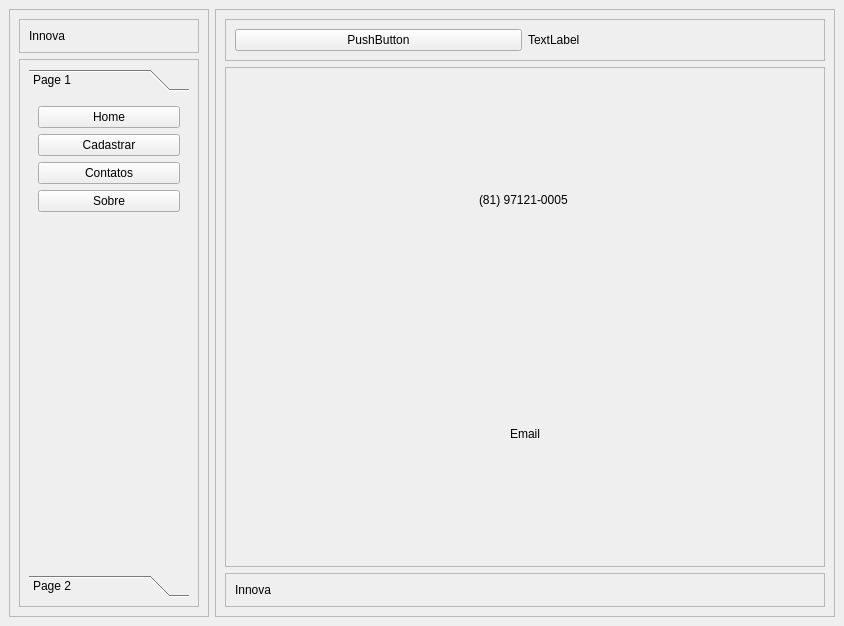
<?xml version="1.0" encoding="UTF-8"?>
<ui version="4.0">
 <class>MainWindow</class>
 <widget class="QMainWindow" name="MainWindow">
  <property name="geometry">
   <rect>
    <x>0</x>
    <y>0</y>
    <width>844</width>
    <height>626</height>
   </rect>
  </property>
  <property name="windowTitle">
   <string>MainWindow</string>
  </property>
  <widget class="QWidget" name="centralwidget">
   <layout class="QHBoxLayout" name="horizontalLayout">
    <item>
     <widget class="QFrame" name="left_container">
      <property name="maximumSize">
       <size>
        <width>200</width>
        <height>16777215</height>
       </size>
      </property>
      <property name="frameShape">
       <enum>QFrame::StyledPanel</enum>
      </property>
      <property name="frameShadow">
       <enum>QFrame::Raised</enum>
      </property>
      <layout class="QVBoxLayout" name="verticalLayout_2">
       <item>
        <widget class="QFrame" name="frame">
         <property name="frameShape">
          <enum>QFrame::StyledPanel</enum>
         </property>
         <property name="frameShadow">
          <enum>QFrame::Raised</enum>
         </property>
         <layout class="QHBoxLayout" name="horizontalLayout_4">
          <item>
           <widget class="QLabel" name="label_3">
            <property name="text">
             <string>Innova</string>
            </property>
           </widget>
          </item>
         </layout>
        </widget>
       </item>
       <item>
        <widget class="QFrame" name="frame_2">
         <property name="frameShape">
          <enum>QFrame::StyledPanel</enum>
         </property>
         <property name="frameShadow">
          <enum>QFrame::Raised</enum>
         </property>
         <layout class="QVBoxLayout" name="verticalLayout_3">
          <item>
           <widget class="QToolBox" name="toolBox">
            <property name="currentIndex">
             <number>0</number>
            </property>
            <widget class="QWidget" name="page">
             <property name="geometry">
              <rect>
               <x>0</x>
               <y>0</y>
               <width>160</width>
               <height>475</height>
              </rect>
             </property>
             <attribute name="label">
              <string>Page 1</string>
             </attribute>
             <layout class="QVBoxLayout" name="verticalLayout_4">
              <item>
               <widget class="QPushButton" name="pushButton">
                <property name="text">
                 <string>Home</string>
                </property>
               </widget>
              </item>
              <item>
               <widget class="QPushButton" name="pushButton_2">
                <property name="text">
                 <string>Cadastrar</string>
                </property>
               </widget>
              </item>
              <item>
               <widget class="QPushButton" name="pushButton_3">
                <property name="text">
                 <string>Contatos</string>
                </property>
               </widget>
              </item>
              <item>
               <widget class="QPushButton" name="pushButton_4">
                <property name="text">
                 <string>Sobre</string>
                </property>
               </widget>
              </item>
              <item>
               <spacer name="verticalSpacer">
                <property name="orientation">
                 <enum>Qt::Vertical</enum>
                </property>
                <property name="sizeHint" stdset="0">
                 <size>
                  <width>20</width>
                  <height>40</height>
                 </size>
                </property>
               </spacer>
              </item>
             </layout>
            </widget>
            <widget class="QWidget" name="page_2">
             <property name="geometry">
              <rect>
               <x>0</x>
               <y>0</y>
               <width>161</width>
               <height>458</height>
              </rect>
             </property>
             <attribute name="label">
              <string>Page 2</string>
             </attribute>
             <layout class="QVBoxLayout" name="verticalLayout_5">
              <item>
               <widget class="QLabel" name="label_4">
                <property name="text">
                 <string>&lt;html&gt;&lt;head/&gt;&lt;body&gt;&lt;p align=&quot;center&quot;&gt;&lt;span style=&quot; font-size:12pt; font-weight:600;&quot;&gt;Usuário:&lt;/span&gt;&lt;span style=&quot; font-size:12pt;&quot;&gt; Innova&lt;/span&gt;&lt;/p&gt;&lt;p align=&quot;center&quot;&gt;&lt;span style=&quot; font-size:12pt; font-weight:600;&quot;&gt;Sistema :&lt;/span&gt;&lt;span style=&quot; font-size:12pt;&quot;&gt; Cadastro&lt;/span&gt;&lt;/p&gt;&lt;p align=&quot;center&quot;&gt;&lt;span style=&quot; font-size:12pt; font-weight:600;&quot;&gt;Status:&lt;/span&gt;&lt;span style=&quot; font-size:12pt;&quot;&gt; Ativo&lt;/span&gt;&lt;/p&gt;&lt;p align=&quot;center&quot;&gt;&lt;span style=&quot; font-size:12pt; font-weight:600;&quot;&gt;Venc:&lt;/span&gt;&lt;span style=&quot; font-size:12pt;&quot;&gt; 12/12/2030&lt;/span&gt;&lt;/p&gt;&lt;/body&gt;&lt;/html&gt;</string>
                </property>
               </widget>
              </item>
             </layout>
            </widget>
           </widget>
          </item>
         </layout>
        </widget>
       </item>
      </layout>
     </widget>
    </item>
    <item>
     <widget class="QFrame" name="main_container">
      <property name="frameShape">
       <enum>QFrame::StyledPanel</enum>
      </property>
      <property name="frameShadow">
       <enum>QFrame::Raised</enum>
      </property>
      <layout class="QVBoxLayout" name="verticalLayout">
       <item>
        <widget class="QFrame" name="top_frame">
         <property name="frameShape">
          <enum>QFrame::StyledPanel</enum>
         </property>
         <property name="frameShadow">
          <enum>QFrame::Raised</enum>
         </property>
         <layout class="QHBoxLayout" name="horizontalLayout_2">
          <item>
           <widget class="QPushButton" name="btn_toogle">
            <property name="text">
             <string>PushButton</string>
            </property>
           </widget>
          </item>
          <item>
           <widget class="QLabel" name="label">
            <property name="text">
             <string>TextLabel</string>
            </property>
           </widget>
          </item>
         </layout>
        </widget>
       </item>
       <item>
        <widget class="QFrame" name="main_frame">
         <property name="sizePolicy">
          <sizepolicy hsizetype="Preferred" vsizetype="Expanding">
           <horstretch>0</horstretch>
           <verstretch>0</verstretch>
          </sizepolicy>
         </property>
         <property name="frameShape">
          <enum>QFrame::StyledPanel</enum>
         </property>
         <property name="frameShadow">
          <enum>QFrame::Raised</enum>
         </property>
         <layout class="QVBoxLayout" name="verticalLayout_6">
          <item>
           <widget class="QStackedWidget" name="Pages">
            <property name="currentIndex">
             <number>2</number>
            </property>
            <widget class="QWidget" name="pg_home">
             <layout class="QVBoxLayout" name="verticalLayout_7">
              <item>
               <widget class="QLabel" name="logo">
                <property name="text">
                 <string>&lt;html&gt;&lt;head/&gt;&lt;body&gt;&lt;p align=&quot;center&quot;&gt;&lt;img src=&quot;:/icons/projeto_02/icons/logo.png&quot;/&gt;&lt;/p&gt;&lt;/body&gt;&lt;/html&gt;</string>
                </property>
               </widget>
              </item>
             </layout>
            </widget>
            <widget class="QWidget" name="pg_cadastrar">
             <layout class="QVBoxLayout" name="verticalLayout_8">
              <item>
               <widget class="QTabWidget" name="tabWidget">
                <property name="currentIndex">
                 <number>0</number>
                </property>
                <widget class="QWidget" name="tab">
                 <attribute name="title">
                  <string>Cadastro</string>
                 </attribute>
                 <layout class="QVBoxLayout" name="verticalLayout_11">
                  <item>
                   <widget class="QFrame" name="frame_4">
                    <property name="frameShape">
                     <enum>QFrame::StyledPanel</enum>
                    </property>
                    <property name="frameShadow">
                     <enum>QFrame::Raised</enum>
                    </property>
                    <layout class="QGridLayout" name="gridLayout">
                     <item row="1" column="0">
                      <widget class="QLineEdit" name="lineEdit">
                       <property name="alignment">
                        <set>Qt::AlignCenter</set>
                       </property>
                       <property name="placeholderText">
                        <string>CNPJ</string>
                       </property>
                      </widget>
                     </item>
                     <item row="1" column="1" colspan="3">
                      <widget class="QLineEdit" name="lineEdit_2">
                       <property name="alignment">
                        <set>Qt::AlignCenter</set>
                       </property>
                       <property name="placeholderText">
                        <string>Nome Empresarial</string>
                       </property>
                      </widget>
                     </item>
                     <item row="2" column="0" colspan="4">
                      <widget class="QLineEdit" name="lineEdit_4">
                       <property name="alignment">
                        <set>Qt::AlignCenter</set>
                       </property>
                       <property name="placeholderText">
                        <string>Logradouro</string>
                       </property>
                      </widget>
                     </item>
                     <item row="3" column="0">
                      <widget class="QLineEdit" name="lineEdit_7">
                       <property name="alignment">
                        <set>Qt::AlignCenter</set>
                       </property>
                       <property name="placeholderText">
                        <string>Número</string>
                       </property>
                      </widget>
                     </item>
                     <item row="3" column="1" colspan="2">
                      <widget class="QLineEdit" name="lineEdit_8">
                       <property name="alignment">
                        <set>Qt::AlignCenter</set>
                       </property>
                       <property name="placeholderText">
                        <string>Complemento</string>
                       </property>
                      </widget>
                     </item>
                     <item row="3" column="3">
                      <widget class="QLineEdit" name="lineEdit_9">
                       <property name="alignment">
                        <set>Qt::AlignCenter</set>
                       </property>
                       <property name="placeholderText">
                        <string>Bairro</string>
                       </property>
                      </widget>
                     </item>
                     <item row="4" column="0">
                      <widget class="QLineEdit" name="lineEdit_10">
                       <property name="alignment">
                        <set>Qt::AlignCenter</set>
                       </property>
                       <property name="placeholderText">
                        <string>Município</string>
                       </property>
                      </widget>
                     </item>
                     <item row="4" column="1" colspan="2">
                      <widget class="QLineEdit" name="lineEdit_11">
                       <property name="text">
                        <string/>
                       </property>
                       <property name="alignment">
                        <set>Qt::AlignCenter</set>
                       </property>
                       <property name="placeholderText">
                        <string>UF</string>
                       </property>
                      </widget>
                     </item>
                     <item row="4" column="3">
                      <widget class="QLineEdit" name="lineEdit_3">
                       <property name="alignment">
                        <set>Qt::AlignCenter</set>
                       </property>
                       <property name="placeholderText">
                        <string>CEP</string>
                       </property>
                      </widget>
                     </item>
                     <item row="5" column="0" colspan="2">
                      <widget class="QLineEdit" name="lineEdit_5">
                       <property name="alignment">
                        <set>Qt::AlignCenter</set>
                       </property>
                       <property name="placeholderText">
                        <string>Telefone</string>
                       </property>
                      </widget>
                     </item>
                     <item row="5" column="2" colspan="2">
                      <widget class="QLineEdit" name="lineEdit_6">
                       <property name="alignment">
                        <set>Qt::AlignCenter</set>
                       </property>
                       <property name="placeholderText">
                        <string>Email</string>
                       </property>
                      </widget>
                     </item>
                     <item row="0" column="0" colspan="4">
                      <widget class="QLabel" name="label_6">
                       <property name="text">
                        <string>&lt;html&gt;&lt;head/&gt;&lt;body&gt;&lt;p align=&quot;center&quot;&gt;Empresa&lt;/p&gt;&lt;/body&gt;&lt;/html&gt;</string>
                       </property>
                       <property name="alignment">
                        <set>Qt::AlignCenter</set>
                       </property>
                      </widget>
                     </item>
                    </layout>
                   </widget>
                  </item>
                  <item alignment="Qt::AlignHCenter">
                   <widget class="QPushButton" name="pushButton_5">
                    <property name="text">
                     <string>PushButton</string>
                    </property>
                   </widget>
                  </item>
                 </layout>
                </widget>
                <widget class="QWidget" name="tab_2">
                 <attribute name="title">
                  <string>Empresas</string>
                 </attribute>
                 <layout class="QVBoxLayout" name="verticalLayout_10">
                  <item>
                   <widget class="QLabel" name="label_5">
                    <property name="text">
                     <string>&lt;html&gt;&lt;head/&gt;&lt;body&gt;&lt;p align=&quot;center&quot;&gt;&lt;span style=&quot; font-size:18pt; font-weight:600;&quot;&gt;EMPRESAS&lt;/span&gt;&lt;/p&gt;&lt;/body&gt;&lt;/html&gt;</string>
                    </property>
                   </widget>
                  </item>
                  <item>
                   <layout class="QHBoxLayout" name="horizontalLayout_5">
                    <item>
                     <widget class="QTableWidget" name="tableWidget">
                      <column>
                       <property name="text">
                        <string>New Column</string>
                       </property>
                      </column>
                      <column>
                       <property name="text">
                        <string>CNPJ</string>
                       </property>
                      </column>
                      <column>
                       <property name="text">
                        <string>NOME</string>
                       </property>
                      </column>
                      <column>
                       <property name="text">
                        <string>LOGRADOURO</string>
                       </property>
                      </column>
                      <column>
                       <property name="text">
                        <string>NÚMERO</string>
                       </property>
                      </column>
                      <column>
                       <property name="text">
                        <string>COMPLEMENTO</string>
                       </property>
                      </column>
                      <column>
                       <property name="text">
                        <string>BAIRRO</string>
                       </property>
                      </column>
                      <column>
                       <property name="text">
                        <string>MUNICÍPIO</string>
                       </property>
                      </column>
                      <column>
                       <property name="text">
                        <string>UF</string>
                       </property>
                      </column>
                      <column>
                       <property name="text">
                        <string>CEP</string>
                       </property>
                      </column>
                      <column>
                       <property name="text">
                        <string>EMAIL</string>
                       </property>
                      </column>
                     </widget>
                    </item>
                    <item>
                     <widget class="QFrame" name="frame_3">
                      <property name="frameShape">
                       <enum>QFrame::StyledPanel</enum>
                      </property>
                      <property name="frameShadow">
                       <enum>QFrame::Raised</enum>
                      </property>
                      <layout class="QVBoxLayout" name="verticalLayout_9">
                       <item>
                        <widget class="QPushButton" name="btn_excel">
                         <property name="text">
                          <string>Gerar Excel</string>
                         </property>
                        </widget>
                       </item>
                       <item>
                        <widget class="QPushButton" name="btn_alterar">
                         <property name="text">
                          <string>Alterar</string>
                         </property>
                        </widget>
                       </item>
                       <item>
                        <widget class="QPushButton" name="btn_excluir">
                         <property name="text">
                          <string>Excluir</string>
                         </property>
                        </widget>
                       </item>
                       <item>
                        <spacer name="verticalSpacer_2">
                         <property name="orientation">
                          <enum>Qt::Vertical</enum>
                         </property>
                         <property name="sizeHint" stdset="0">
                          <size>
                           <width>20</width>
                           <height>40</height>
                          </size>
                         </property>
                        </spacer>
                       </item>
                      </layout>
                     </widget>
                    </item>
                   </layout>
                  </item>
                 </layout>
                </widget>
               </widget>
              </item>
             </layout>
            </widget>
            <widget class="QWidget" name="pg_contatos">
             <layout class="QVBoxLayout" name="verticalLayout_13">
              <item>
               <widget class="QLabel" name="label_7">
                <property name="text">
                 <string>&lt;html&gt;&lt;head/&gt;&lt;body&gt;&lt;p align=&quot;center&quot;&gt;&lt;img src=&quot;:/icons/projeto_02/icons/whats.png&quot;/&gt;(81) 97121-0005 &lt;/p&gt;&lt;/body&gt;&lt;/html&gt;</string>
                </property>
               </widget>
              </item>
              <item>
               <widget class="QLabel" name="label_10">
                <property name="text">
                 <string>&lt;html&gt;&lt;head/&gt;&lt;body&gt;&lt;p align=&quot;center&quot;&gt;&lt;img src=&quot;:/icons/projeto_02/icons/email.png&quot;/&gt; Email&lt;/p&gt;&lt;/body&gt;&lt;/html&gt;</string>
                </property>
               </widget>
              </item>
             </layout>
            </widget>
            <widget class="QWidget" name="pg_sobre">
             <layout class="QVBoxLayout" name="verticalLayout_12">
              <item>
               <widget class="QLabel" name="label_8">
                <property name="text">
                 <string>&lt;html&gt;&lt;head/&gt;&lt;body&gt;&lt;p align=&quot;center&quot;&gt;&lt;span style=&quot; font-size:28pt;&quot;&gt;Sobre&lt;/span&gt;&lt;/p&gt;&lt;/body&gt;&lt;/html&gt;</string>
                </property>
               </widget>
              </item>
              <item>
               <widget class="QLabel" name="label_9">
                <property name="text">
                 <string>&lt;html&gt;&lt;head/&gt;&lt;body&gt;&lt;p&gt;&lt;span style=&quot; font-size:14pt;&quot;&gt;Este sistema faz consulta do CNPJ utilizando API da receita federal e faz o cadastro em um banco de dados SQLITE3. &lt;/span&gt;&lt;/p&gt;&lt;/body&gt;&lt;/html&gt;</string>
                </property>
                <property name="wordWrap">
                 <bool>true</bool>
                </property>
               </widget>
              </item>
             </layout>
            </widget>
           </widget>
          </item>
         </layout>
        </widget>
       </item>
       <item>
        <widget class="QFrame" name="footer_frame">
         <property name="frameShape">
          <enum>QFrame::StyledPanel</enum>
         </property>
         <property name="frameShadow">
          <enum>QFrame::Raised</enum>
         </property>
         <layout class="QHBoxLayout" name="horizontalLayout_3">
          <item>
           <widget class="QLabel" name="label_2">
            <property name="text">
             <string>Innova</string>
            </property>
           </widget>
          </item>
         </layout>
        </widget>
       </item>
      </layout>
     </widget>
    </item>
   </layout>
  </widget>
 </widget>
 <resources>
  <include location="../projeto_02_.qrc"/>
 </resources>
 <connections/>
</ui>
